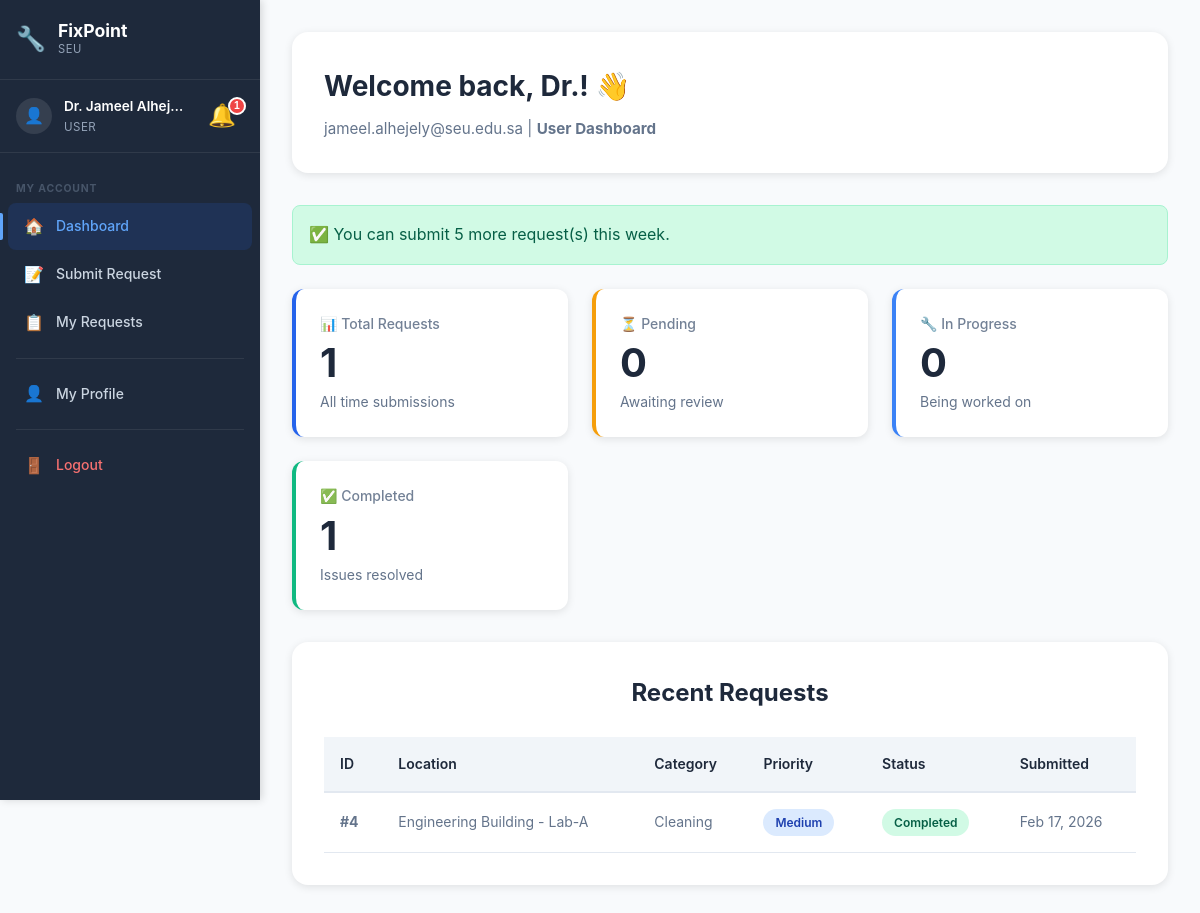
Page /user/dashboard.php (signed in) on the committed database.
### tables this page shows
CREATE TABLE `maintenancerequest` (
  `RequestID` int(11) NOT NULL,
  `UserID` int(11) NOT NULL,
  `LocationID` int(11) NOT NULL,
  `CategoryID` int(11) NOT NULL,
  `PriorityID` int(11) NOT NULL,
  `StatusID` int(11) NOT NULL DEFAULT 1,
  `Title` varchar(200) NOT NULL,
  `Description` text NOT NULL,
  `SubmittedAt` timestamp NOT NULL DEFAULT current_timestamp(),
  `UpdatedAt` timestamp NOT NULL DEFAULT current_timestamp() ON UPDATE current_timestamp(),
  `CompletedAt` timestamp NULL DEFAULT NULL
);

CREATE TABLE `location` (
  `LocationID` int(11) NOT NULL,
  `BuildingName` varchar(100) NOT NULL,
  `FloorNumber` varchar(20) DEFAULT NULL,
  `RoomNumber` varchar(50) DEFAULT NULL,
  `Description` text DEFAULT NULL
);

CREATE TABLE `category` (
  `CategoryID` int(11) NOT NULL,
  `CategoryName` varchar(100) NOT NULL,
  `Description` text DEFAULT NULL
);

CREATE TABLE `priority` (
  `PriorityID` int(11) NOT NULL,
  `PriorityLevel` varchar(50) NOT NULL,
  `Description` text DEFAULT NULL
);

CREATE TABLE `status` (
  `StatusID` int(11) NOT NULL,
  `StatusName` varchar(50) NOT NULL,
  `Description` text DEFAULT NULL
);

### config/helpers.php (called while the page is built, shortened)
<?php
function checkRequestLimits($conn, $user_id) {
    $reset_check = $conn->prepare("SELECT LastResetAt, MaxRequestsPerWeek FROM user WHERE UserID = ?");
    $reset_check->bind_param("i", $user_id);
    $reset_check->execute();
    $reset_data = $reset_check->get_result()->fetch_assoc();
    if ($reset_data) {
        $last_reset = $reset_data['LastResetAt'];
        if ($last_reset) {
            $reset_time = strtotime($last_reset);
            $next_reset_time = $reset_time + (7 * 24 * 60 * 60);
            if (time() >= $next_reset_time) {
                $do_reset = $conn->prepare("UPDATE user SET LastResetAt = NOW() WHERE UserID = ?");
                $do_reset->bind_param("i", $user_id);
                $do_reset->execute();
            }
        } else {
            $do_reset = $conn->prepare("UPDATE user SET LastResetAt = NOW() WHERE UserID = ?");
        }
    }
    $sql = "SELECT
                u.UserID,
                u.MaxRequestsPerWeek,
                u.LastResetAt,
                COUNT(CASE
                    WHEN mr.SubmittedAt > COALESCE(u.LastResetAt, DATE_SUB(NOW(), INTERVAL 7 DAY))
                    AND mr.StatusID != 6
                    THEN 1
                END) AS RequestsThisWeek
            FROM user u
            LEFT JOIN maintenancerequest mr ON u.UserID = mr.UserID
            WHERE u.UserID = ?
            GROUP BY u.UserID";
    $stmt = $conn->prepare($sql);
    $stmt->bind_param("i", $user_id);
    $stmt->execute();
    $result = $stmt->get_result();
    $data = $result->fetch_assoc();
    $week_count = (int)$data['RequestsThisWeek'];
    $week_limit = (int)$data['MaxRequestsPerWeek'];
    $last_reset = $data['LastResetAt'];
    $can_submit = $week_count < $week_limit;
    $week_remaining = max(0, $week_limit - $week_count);
    $next_reset_ts = null;
    $next_reset = null;
    if (!$can_submit) {
        $message = "You have reached your weekly limit of {$week_limit} requests.";
    } else {
        $message = "You can submit {$week_remaining} more request(s) this week.";
    }
    return [
        'can_submit'     => $can_submit,
        'week_count'     => $week_count,
        'week_remaining' => $week_remaining,
        'message'        => $message,
        'next_reset_ts'  => $next_reset_ts,
        'next_reset'     => $next_reset,
        'week_limit'     => $week_limit
    ];
}
function getUserRequestStats($conn, $user_id) {
    $sql = "SELECT
                s.StatusName,
                COUNT(*) as Count
            FROM maintenancerequest mr
            JOIN status s ON mr.StatusID = s.StatusID
            WHERE mr.UserID = ?
            GROUP BY s.StatusName";
    $stmt = $conn->prepare($sql);
    $stmt->bind_param("i", $user_id);
    $stmt->execute();
    $result = $stmt->get_result();
    $stats = [
        'Total'       => 0,
        'Pending'     => 0,
        'Reviewed'    => 0,
        'Assigned'    => 0,
        'In Progress' => 0,
        'Completed'   => 0,
        'Cancelled'   => 0
    ];
    while ($row = $result->fetch_assoc()) {
        $stats[$row['StatusName']] = (int)$row['Count'];
        $stats['Total'] += (int)$row['Count'];
    }
    return $stats;
}
function formatDate($date, $format = 'M d, Y H:i') {
    return date($format, strtotime($date));
}
function e($string) {
    return htmlspecialchars($string, ENT_QUOTES, 'UTF-8');
}
function getStatusBadgeClass($status_name) {
    $classes = [
        'Pending'     => 'status-pending',
        'Reviewed'    => 'status-reviewed',
        'Assigned'    => 'status-assigned',
        'In Progress' => 'status-in-progress',
        'Completed'   => 'status-completed',
        'Cancelled'   => 'status-cancelled'
    ];
    return $classes[$status_name] ?? 'status-default';
}
function getPriorityBadgeClass($priority_level) {
    $classes = [
        'Low'      => 'priority-low',
        'Medium'   => 'priority-medium',
        'High'     => 'priority-high',
        'Critical' => 'priority-critical'
    ];
    return $classes[$priority_level] ?? 'priority-default';
}
?>

### user/dashboard.php (the view, shortened to what this page needs)
<?php
require_once __DIR__ . '/../config/database.php';
require_once __DIR__ . '/../config/helpers.php';
$user_id = $_SESSION['user_id'];
$user_name = $_SESSION['name'];
$user_email = $_SESSION['email'];
$limit_info = checkRequestLimits($conn, $user_id);
$reset_label = '';
$stats = getUserRequestStats($conn, $user_id);
$sql = "SELECT
            mr.RequestID,
            mr.Title,
            mr.Description,
            mr.SubmittedAt,
            l.BuildingName,
            l.RoomNumber,
            c.CategoryName,
            p.PriorityLevel,
            s.StatusName
        FROM maintenancerequest mr
        JOIN location l ON mr.LocationID = l.LocationID
        JOIN category c ON mr.CategoryID = c.CategoryID
        JOIN priority p ON mr.PriorityID = p.PriorityID
        JOIN status s ON mr.StatusID = s.StatusID
        WHERE mr.UserID = ?
        ORDER BY mr.SubmittedAt DESC
        LIMIT 10";
$stmt = $conn->prepare($sql);
$stmt->bind_param("i", $user_id);
$stmt->execute();
$requests = $stmt->get_result()->fetch_all(MYSQLI_ASSOC);
$current_page = 'dashboard';
?>
<!DOCTYPE html>
<html lang="en">
<head>
    <link rel="stylesheet" href="../assets/css/style.css">
    <link rel="stylesheet" href="../assets/css/dashboard.css">
    <link rel="stylesheet" href="../assets/css/sidebar.css">
</head>
<body class="has-sidebar">
        <aside class="sidebar" id="sidebar">
        <div class="sidebar-header">
            <div class="sidebar-logo">
                <span class="sidebar-logo-icon">🔧</span>
                <div>
                    <span class="sidebar-logo-text">FixPoint</span>
                    <span class="sidebar-logo-sub">SEU</span>
                </div>
            </div>
        </div>
        <div class="sidebar-user">
            <div class="sidebar-avatar">👤</div>
            <div class="sidebar-user-info">
                <span class="sidebar-user-name"><?php echo e($_SESSION['name']); ?></span>
                <span class="sidebar-user-role">User</span>
            </div>
            <?php include __DIR__ . '/../includes/notification-bell.php'; ?>
        </div>
        <nav class="sidebar-nav">
            <div class="sidebar-section-label">My Account</div>
            <a href="dashboard.php" class="sidebar-link <?php echo $current_page === 'dashboard' ? 'active' : ''; ?>">
                <span class="sidebar-icon">🏠</span><span>Dashboard</span>
            </a>
            <a href="submit-request.php" class="sidebar-link <?php echo $current_page === 'submit-request' ? 'active' : ''; ?>">
                <span class="sidebar-icon">📝</span><span>Submit Request</span>
            </a>
            <a href="my-requests.php" class="sidebar-link <?php echo $current_page === 'my-requests' ? 'active' : ''; ?>">
                <span class="sidebar-icon">📋</span><span>My Requests</span>
            </a>
            <div class="sidebar-divider"></div>
<a href="profile.php" class="sidebar-link <?php echo $current_page === 'profile' ? 'active' : ''; ?>">
    <span class="sidebar-icon">👤</span><span>My Profile</span>
</a>
            <div class="sidebar-divider"></div>
            <a href="../auth/logout.php" class="sidebar-link sidebar-logout">
                <span class="sidebar-icon">🚪</span><span>Logout</span>
            </a>
        </nav>
    </aside>
    <div class="main-content">
            <div class="topbar-notif"><?php include __DIR__ . '/../includes/notification-bell.php'; ?></div>
    <div class="dashboard">
        <div class="dashboard-container">
            <div class="dashboard-header">
                <h1 class="welcome-text">Welcome back, <?php echo e(explode(' ', $user_name)[0]); ?>! 👋</h1>
                <p class="user-info">
                    <?php echo e($user_email); ?> |
                    <strong>User Dashboard</strong>
                </p>
            </div>
            <?php if (!$limit_info['can_submit']): ?>
                <div class="limit-alert danger">
                    ⚠️ <strong>Request Limit Reached:</strong> <?php echo e($limit_info['message']); ?>
                    <?php if ($reset_label): ?>
                        <div style="margin-top:0.4rem; font-size:0.85rem;">🕐 <?php echo e($reset_label); ?></div>
                    <?php endif; ?>
                </div>
            <?php else: ?>
                <div class="limit-alert success">
                    ✅ <?php echo e($limit_info['message']); ?>
                </div>
            <?php endif; ?>
            <div class="stats-grid">
                <div class="stat-card">
                    <div class="stat-label">📊 Total Requests</div>
                    <div class="stat-value"><?php echo $stats['Total']; ?></div>
                    <div class="stat-info">All time submissions</div>
                </div>
                <div class="stat-card warning">
                    <div class="stat-label">⏳ Pending</div>
                    <div class="stat-value"><?php echo $stats['Pending']; ?></div>
                    <div class="stat-info">Awaiting review</div>
                </div>
                <div class="stat-card info">
                    <div class="stat-label">🔧 In Progress</div>
                    <div class="stat-value"><?php echo $stats['In Progress']; ?></div>
                    <div class="stat-info">Being worked on</div>
                </div>
                <div class="stat-card success">
                    <div class="stat-label">✅ Completed</div>
                    <div class="stat-value"><?php echo $stats['Completed']; ?></div>
                    <div class="stat-info">Issues resolved</div>
                </div>
            </div>
            <div class="requests-section">
                <h2 class="section-title">Recent Requests</h2>
                <?php if (count($requests) > 0): ?>
                    <div style="overflow-x: auto;">
                        <table class="requests-table">
                            <thead>
                                <tr>
                                    <th>ID</th>
                                    <th>Location</th>
                                    <th>Category</th>
                                    <th>Priority</th>
                                    <th>Status</th>
                                    <th>Submitted</th>
                                </tr>
                            </thead>
                            <tbody>
                                <?php foreach ($requests as $req): ?>
                                    <tr>
                                        <td><strong>#<?php echo $req['RequestID']; ?></strong></td>
                                        <td><?php echo e($req['BuildingName'] . ' - ' . $req['RoomNumber']); ?></td>
                                        <td><?php echo e($req['CategoryName']); ?></td>
                                        <td>
                                            <span class="priority-badge <?php echo getPriorityBadgeClass($req['PriorityLevel']); ?>">
                                                <?php echo e($req['PriorityLevel']); ?>
                                            </span>
                                        </td>
                                        <td>
                                            <span class="status-badge <?php echo getStatusBadgeClass($req['StatusName']); ?>">
                                                <?php echo e($req['StatusName']); ?>
                                            </span>
                                        </td>
                                        <td><?php echo formatDate($req['SubmittedAt'], 'M d, Y'); ?></td>
                                    </tr>
                                <?php endforeach; ?>
                            </tbody>
                        </table>
                    </div>
                <?php endif; ?>
            </div>
        </div>
    </div>
    </div>
</body>
</html>

### assets/css/style.css (style rules this page uses)
* { margin: 0; padding: 0; box-sizing: border-box; }
:root { --primary-color: #2563eb; --primary-dark: #1e40af; --secondary-color: #64748b; --success-color: #10b981; --danger-color: #ef4444; --warning-color: #f59e0b; --dark: #1e293b; --gray: #64748b; --light-gray: #f1f5f9; --white: #ffffff; --shadow: 0 4px 6px rgba(0, 0, 0, 0.1); --shadow-lg: 0 10px 25px rgba(0, 0, 0, 0.15); }
body { font-family: -apple-system, BlinkMacSystemFont, 'Segoe UI', Roboto, 'Helvetica Neue', Arial, sans-serif; line-height: 1.6; color: var(--dark); background-color: var(--white); }
.stat-label { font-size: 0.875rem; opacity: 0.9; }
.section-title { font-size: 2.5rem; font-weight: 700; text-align: center; margin-bottom: 1rem; color: var(--dark); }

### assets/css/dashboard.css (style rules this page uses)
.dashboard { min-height: 100vh; background: #f8fafc; }
.dashboard-container { max-width: 1400px; margin: 0 auto; padding: 2rem; }
.dashboard-header { background: white; padding: 2rem; border-radius: 1rem; box-shadow: 0 2px 8px rgba(0,0,0,0.1); margin-bottom: 2rem; }
.welcome-text { font-size: 1.75rem; font-weight: 700; color: #1e293b; margin-bottom: 0.5rem; }
.user-info { color: #64748b; font-size: 0.95rem; }
.stats-grid { display: grid; grid-template-columns: repeat(auto-fit, minmax(250px, 1fr)); gap: 1.5rem; margin-bottom: 2rem; }
.stat-card { background: white; padding: 1.5rem; border-radius: 0.75rem; box-shadow: 0 2px 8px rgba(0,0,0,0.1); border-left: 4px solid #2563eb; transition: transform 0.2s; }
.stat-card.warning { border-left-color: #f59e0b; }
.stat-card.success { border-left-color: #10b981; }
.stat-card.info { border-left-color: #3b82f6; }
.stat-label { font-size: 0.875rem; color: #64748b; margin-bottom: 0.5rem; font-weight: 500; }
.stat-value { font-size: 2.5rem; font-weight: 700; color: #1e293b; line-height: 1; }
.stat-info { font-size: 0.875rem; color: #64748b; margin-top: 0.5rem; }
.limit-alert { background: #fef3c7; border: 1px solid #fde68a; padding: 1rem; border-radius: 0.5rem; margin-bottom: 1.5rem; color: #92400e; display: flex; align-items: center; gap: 0.5rem; }
.limit-alert.success { background: #d1fae5; border-color: #a7f3d0; color: #065f46; }
.requests-section { background: white; padding: 2rem; border-radius: 1rem; box-shadow: 0 2px 8px rgba(0,0,0,0.1); }
.section-title { font-size: 1.5rem; font-weight: 700; color: #1e293b; margin-bottom: 1.5rem; }
.requests-table { width: 100%; border-collapse: collapse; overflow-x: auto; }
.requests-table th { background: #f1f5f9; padding: 1rem; text-align: left; font-weight: 600; color: #1e293b; border-bottom: 2px solid #e2e8f0; font-size: 0.875rem; white-space: nowrap; }
.requests-table td { padding: 1rem; border-bottom: 1px solid #e2e8f0; color: #64748b; font-size: 0.875rem; }
.status-badge { display: inline-block; padding: 0.25rem 0.75rem; border-radius: 9999px; font-size: 0.75rem; font-weight: 600; white-space: nowrap; }
.status-completed { background: #d1fae5; color: #065f46; }
.priority-badge { display: inline-block; padding: 0.25rem 0.75rem; border-radius: 9999px; font-size: 0.75rem; font-weight: 600; white-space: nowrap; }
.priority-medium { background: #dbeafe; color: #1e40af; }

### rows in the picture
maintenancerequest: RequestID "4", LocationID.RoomNumber "Engineering Building - Lab-A", CategoryID.CategoryName "Cleaning", PriorityID.PriorityLevel "Medium", StatusID.StatusName "Completed", SubmittedAt "Feb 17, 2026"

### other values in the picture
$_SESSION['name'] "Dr. Jameel Alhej…"
$_notif_count "1"
explode(' ', $user_name)[0] "Dr."
$user_email "jameel.alhejely@seu.edu.sa"
$limit_info['message'] "You can submit 5 more request(s) this week."
$stats['Total'] "1"
$stats['Pending'] "0"
$stats['In Progress'] "0"
$stats['Completed'] "1"
